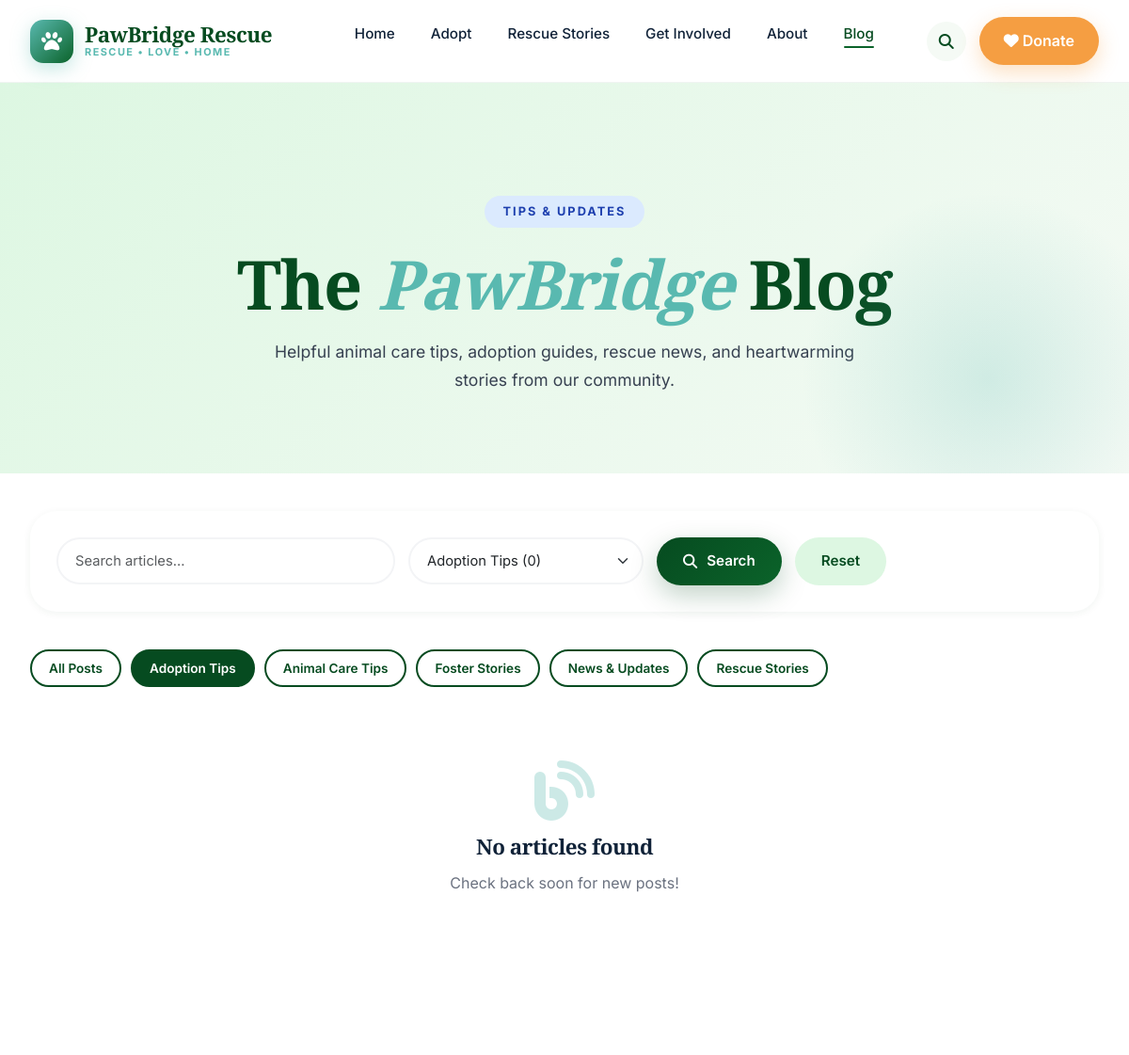
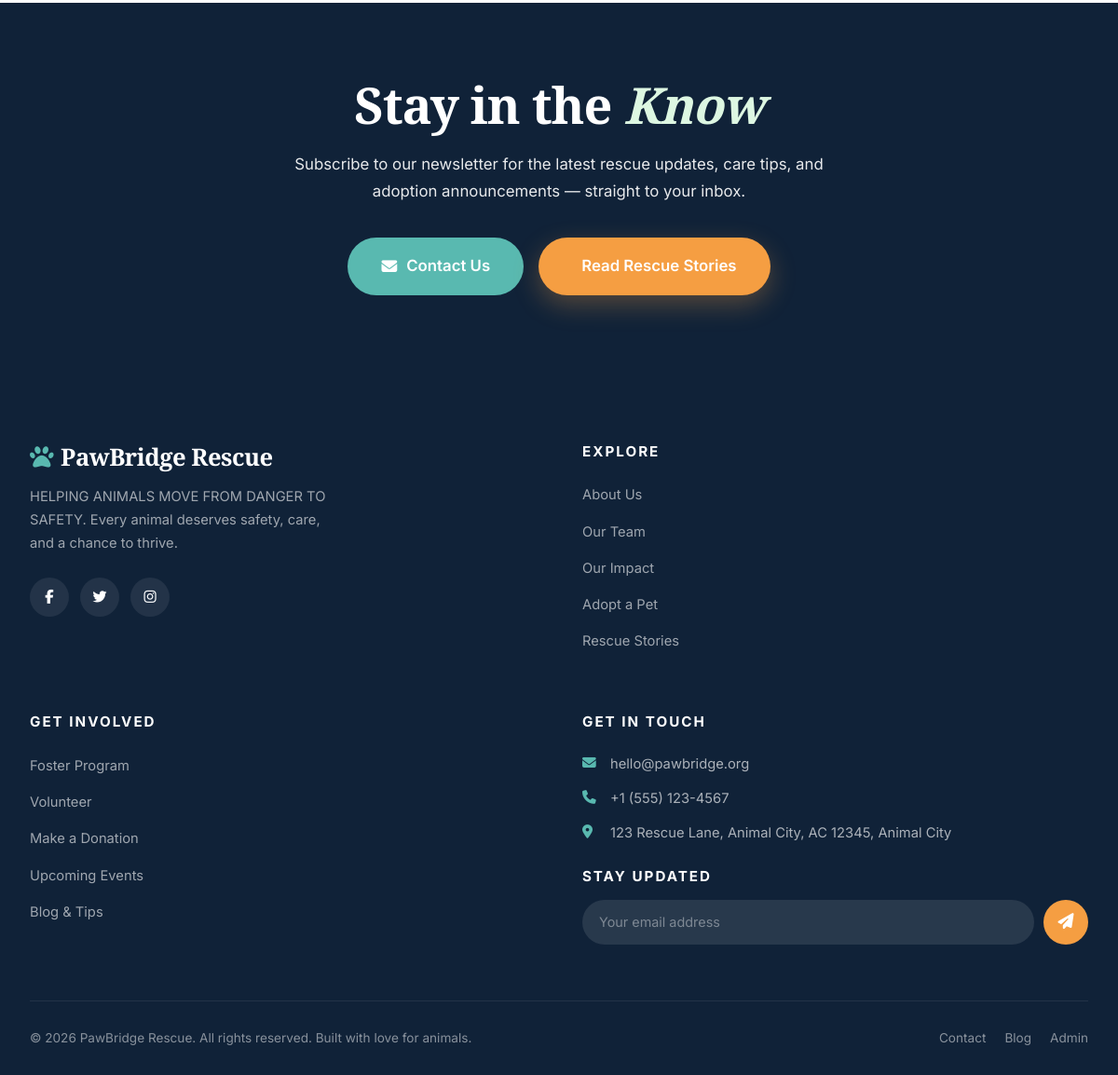
The page /blog.php?cat=3 on the database its author committed (2 pictures, top to bottom).
### tables this page shows
CREATE TABLE IF NOT EXISTS `navigation_links` (
  `id` INT UNSIGNED AUTO_INCREMENT PRIMARY KEY,
  `menu_location` VARCHAR(50) NOT NULL DEFAULT 'main',
  `parent_id` INT UNSIGNED DEFAULT NULL,
  `title` VARCHAR(100) NOT NULL,
  `url` VARCHAR(255) NOT NULL,
  `icon` VARCHAR(100) DEFAULT NULL,
  `sort_order` INT DEFAULT 0,
  `is_active` TINYINT(1) NOT NULL DEFAULT 1,
  `created_at` DATETIME NOT NULL DEFAULT CURRENT_TIMESTAMP,
  INDEX `idx_menu_location` (`menu_location`)
);

CREATE TABLE IF NOT EXISTS `blog_categories` (
  `id` INT UNSIGNED AUTO_INCREMENT PRIMARY KEY,
  `name` VARCHAR(100) NOT NULL,
  `slug` VARCHAR(100) NOT NULL UNIQUE,
  `description` TEXT DEFAULT NULL,
  `created_at` DATETIME NOT NULL DEFAULT CURRENT_TIMESTAMP
);

### includes/functions.php (called while the page is built, shortened)
<?php
require_once __DIR__ . '/../config/database.php';
require_once __DIR__ . '/../config/config.php';
function e($str) {
    return htmlspecialchars($str ?? '', ENT_QUOTES, 'UTF-8');
}
function pdo_execute($sql, $params = []) {
    global $pdo;
    $stmt = $pdo->prepare($sql);
    $stmt->execute($params);
    return $stmt;
}
function pdo_fetch_all($sql, $params = []) {
    $stmt = pdo_execute($sql, $params);
    return $stmt->fetchAll();
}
function asset_url($path) {
    return BASE_URL . '/assets/' . ltrim($path, '/');
}
function url($path) {
    return BASE_URL . '/' . ltrim($path, '/');
}
function is_active($page) {
    $current = basename($_SERVER['PHP_SELF']);
    return $current === $page ? 'active' : '';
}

### config/config.php (called while the page is built, shortened)
<?php
$site_settings = [];
if (isset($pdo)) {
    try {
        $stmt = $pdo->prepare("SELECT setting_key, setting_value FROM site_settings");
        $stmt->execute();
        $settings = $stmt->fetchAll();
        foreach ($settings as $s) {
            $site_settings[$s['setting_key']] = $s['setting_value'];
        }
    } catch (Exception $e) {}
}
function setting($key, $default = '') {
    global $site_settings;
    return $site_settings[$key] ?? $default;
}

### blog.php (the view, shortened to what this page needs)
<?php
require_once __DIR__ . '/includes/header.php';
$page = max(1, (int)($_GET['page'] ?? 1));
$perPage = 9;
$offset = ($page - 1) * $perPage;
$catId = (int)($_GET['cat'] ?? 0);
$search = $_GET['q'] ?? '';
$where = ["bp.status = 'Published'"];
$params = [];
if ($catId > 0) { $where[] = "bp.category_id = ?"; $params[] = $catId; }
$whereSql = implode(' AND ', $where);
$posts = pdo_fetch_all("SELECT bp.*, bc.name AS category_name, a.full_name AS author_name
    FROM blog_posts bp
    LEFT JOIN blog_categories bc ON bc.id = bp.category_id
    LEFT JOIN admins a ON a.id = bp.author_id
    WHERE $whereSql
    ORDER BY bp.featured DESC, COALESCE(bp.published_at, bp.created_at) DESC
    LIMIT $perPage OFFSET $offset", $params);
$featured = $catId === 0 && $search === '' && $page === 1 ? ($posts[0] ?? null) : null;
$categories = pdo_fetch_all("SELECT bc.id, bc.name, bc.slug, (SELECT COUNT(*) FROM blog_posts WHERE category_id = bc.id AND status='Published') AS cnt FROM blog_categories bc ORDER BY bc.name LIMIT 12");
?>
<section class="page-hero">
    <span class="ph-eyebrow" style="background:#DBEAFE;color:#1E40AF;">Tips &amp; Updates</span>
    <h1>The <em style="color:var(--pb-teal);font-style:italic;">PawBridge</em> Blog</h1>
    <p>Helpful animal care tips, adoption guides, rescue news, and heartwarming stories from our community.</p>
</section>
<section class="section section-tight" style="padding-top:40px;">
    <div class="container-xl">
        <form method="GET" class="animal-filter-bar" style="margin-bottom:40px;">
            <input type="search" name="q" class="form-control" placeholder="Search articles..." value="<?= e($search) ?>" style="max-width:360px;flex:2;">
            <select name="cat" class="form-select">
                <?php foreach ($categories as $c): ?>
                    <option value="<?= $c['id'] ?>" <?= $catId === (int)$c['id'] ? 'selected' : '' ?>><?= e($c['name']) ?> (<?= (int)$c['cnt'] ?>)</option>
                <?php endforeach; ?>
            </select>
            <button type="submit" class="btn btn-primary"><i class="fas fa-search"></i> Search</button>
            <a href="<?= url('blog.php') ?>" class="btn btn-secondary">Reset</a>
        </form>
        <div style="display:flex;flex-wrap:wrap;gap:10px;margin-bottom:30px;">
            <a href="<?= url('blog.php') ?>" class="btn btn-sm btn-outline" style="<?= !$catId ? 'background:var(--pb-primary);color:white;border-color:var(--pb-primary);' : '' ?>">All Posts</a>
            <?php foreach ($categories as $c): ?>
                <a href="<?= url('blog.php?cat='.$c['id']) ?>" class="btn btn-sm btn-outline" style="<?= $catId === (int)$c['id'] ? 'background:var(--pb-primary);color:white;border-color:var(--pb-primary);' : '' ?>"><?= e($c['name']) ?></a>
            <?php endforeach; ?>
        </div>
        <?php if (empty($posts) && !$featured): ?>
            <div class="text-center py-5" style="background:white;border-radius:var(--radius-xl);padding:60px;">
                <i class="fas fa-blog fa-4x mb-3" style="color:var(--pb-teal);opacity:0.3;"></i>
                <h4 style="margin-bottom:12px;">No articles found</h4>
                <p style="color:var(--pb-gray);">Check back soon for new posts!</p>
            </div>
        <?php endif; ?>
    </div>
</section>
<section class="section donate-cta" style="background:var(--pb-navy);">
    <div class="container-xl">
        <h2>Stay in the <em style="color:var(--pb-mint);font-style:italic;">Know</em></h2>
        <p>Subscribe to our newsletter for the latest rescue updates, care tips, and adoption announcements — straight to your inbox.</p>
        <div class="donate-cta-buttons">
            <a href="<?= url('contact.php') ?>" class="btn btn-lg" style="background:var(--pb-teal);color:white;">
                <i class="fas fa-envelope"></i> Contact Us
            </a>
            <a href="<?= url('stories.php') ?>" class="btn btn-accent btn-lg">
                <i class="fas fa-book-heart"></i> Read Rescue Stories
            </a>
        </div>
    </div>
</section>
<?php require_once __DIR__ . '/includes/footer.php'; ?>

### includes/header.php (shortened to what this page needs)
<?php
require_once __DIR__ . '/functions.php';
$bodyClass = isset($bodyClass) ? $bodyClass : '';
try {
    $navLinks = pdo_fetch_all("SELECT * FROM navigation_links WHERE menu_location = 'main' AND is_active = 1 ORDER BY sort_order");
} catch (Exception $e) { $navLinks = []; }
?>
<!DOCTYPE html>
<html lang="en">
<head>
<link href="https://cdn.jsdelivr.net/npm/bootstrap@5.3.2/dist/css/bootstrap.min.css" rel="stylesheet">
<link href="https://cdnjs.cloudflare.com/ajax/libs/font-awesome/6.5.1/css/all.min.css" rel="stylesheet">
<link href="<?= asset_url('css/main.css') ?>" rel="stylesheet">
</head>
<body class="<?= e($bodyClass) ?>">
<nav class="pb-navbar">
  <div class="pb-nav-inner">
    <a href="<?= url('index.php') ?>" class="pb-logo">
      <div class="pb-logo-icon"><i class="fas fa-paw"></i></div>
      <div class="pb-logo-text">
        <span class="pb-logo-name"><?= e(setting('site_name', 'PawBridge Rescue')) ?></span>
        <span class="pb-logo-tag">Rescue • Love • Home</span>
      </div>
    </a>
    <ul class="pb-nav-links" id="navLinks">
      <?php foreach($navLinks as $l): ?>
        <li><a href="<?= url($l['url']) ?>" class="<?= is_active(explode('?', basename($l['url']))[0]) ?>"><?= e($l['title']) ?></a></li>
      <?php endforeach; ?>
    </ul>
    <div class="pb-nav-actions">
      <button class="pb-search-btn" title="Search" aria-label="Search"><i class="fas fa-search"></i></button>
      <a href="<?= url('donate.php') ?>" class="pb-donate-btn"><i class="fas fa-heart"></i> Donate</a>
    </div>
  </div>
</nav>
<main>

### rows shown on the page
navigation_links: title "Home"
navigation_links: title "Adopt"
navigation_links: title "Rescue Stories"
navigation_links: title "Get Involved"
navigation_links: title "About"
navigation_links: title "Blog"
blog_categories: name "Adoption Tips"
blog_categories: name "Animal Care Tips"
blog_categories: name "Foster Stories"
blog_categories: name "News & Updates"
blog_categories: name "Rescue Stories"

### other values the page prints
setting('site_name', 'PawBridge Rescue') "PawBridge Rescue"
setting('site_tagline', 'HELPING ANIMALS MOVE FROM DANGER TO SAFETY') "HELPING ANIMALS MOVE FROM DANGER TO SAFETY"
setting('site_email', 'hello@pawbridge.org') "hello@pawbridge.org"
setting('site_phone', '+1 (555) 123-4567') "+1 (555) 123-4567"
form field cat "Adoption Tips (0)"
